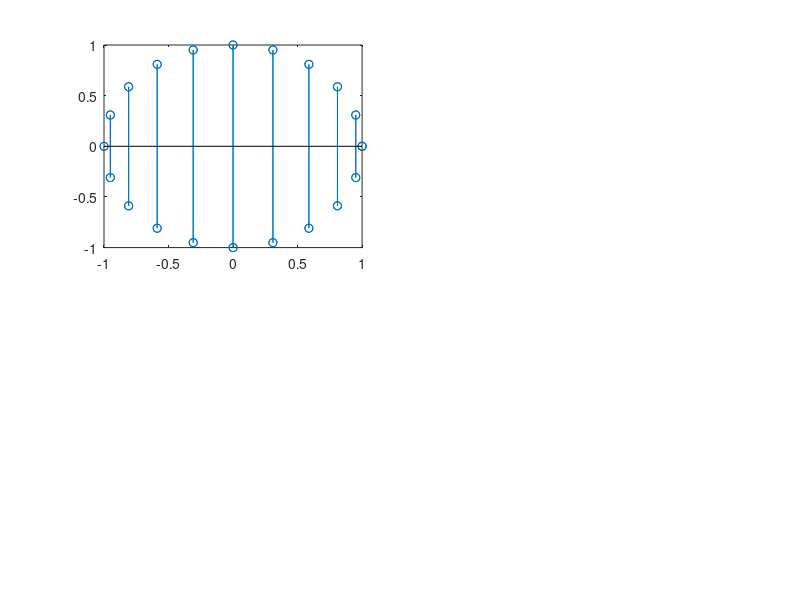

Write MATLAB code to recreate this figure. (Note: this script raises an error after producing the figure.)
%©ALRAAAFI (ID-22111128:JSTUCSE4th)
clc;
clear all;
close all;


n = 0:1:40; %stat:step:end
w = pi/10;
A = 1;
y = A*exp( n.*w*i );
r = real(y);
z = imag(y);



subplot(2,2,1);
stem(r,z);
title("GRAPH of A*exp(jnw)", '12');
xlabel('TIME');
ylabel('AMPITUTE');
grid on;


subplot(2,2,2);
plot(r,z);
title("GRAPH of A*exp(jnw)", '12');
xlabel('TIME');
ylabel('AMPITUTE');
grid on;

 

subplot(2,2,3);
stem(n,r);
title("GRAPH of real: cos wave", '12');
xlabel('TIME');
ylabel('AMPITUTE');
grid on;


subplot(2,2,4);
stem(n,z);
title("GRAPH of imagain: sin wave", '12');
xlabel('TIME');
ylabel('AMPITUTE');
grid on;
